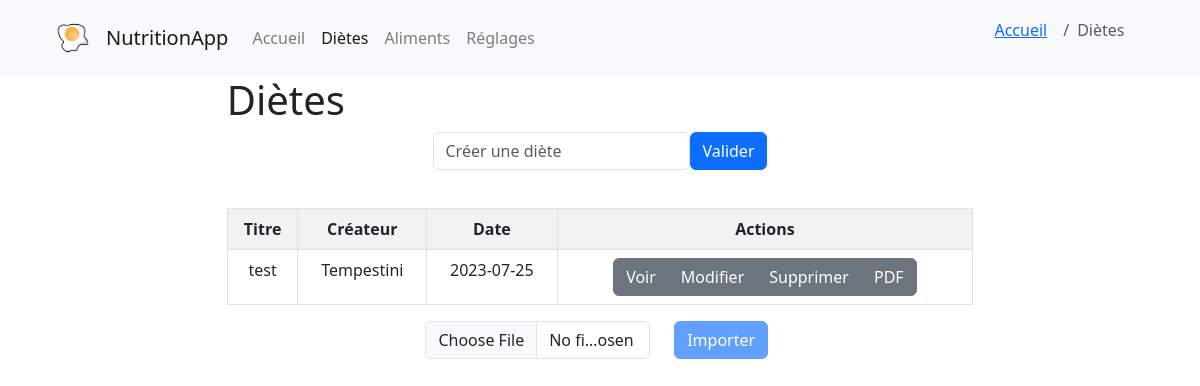
Before: /dietes with the older database file.
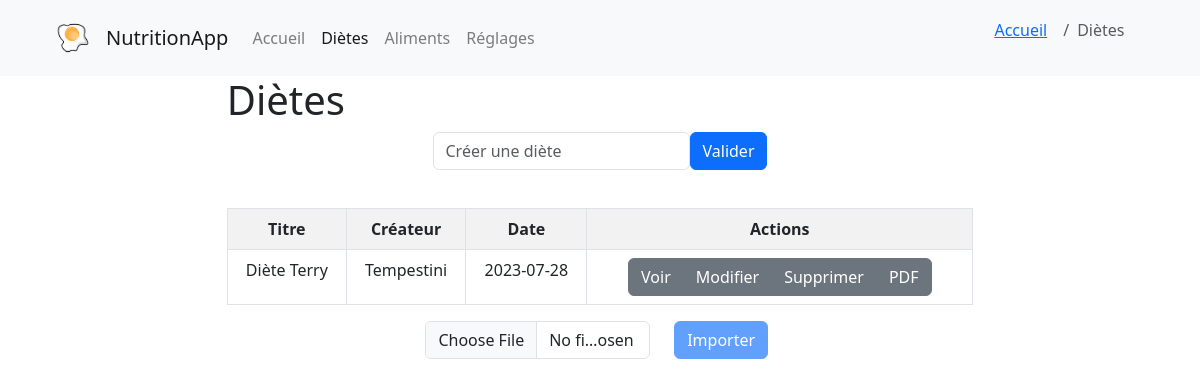
After: the same page with the newer database file.
### models/Diete.py (models this page shows, shortened)
class Diete(db.Model):
    id = db.Column(db.Integer, primary_key=True)
    titre_diete = db.Column(db.String(255), nullable=True) # nom de la diete
    createur = db.Column(db.Integer, db.ForeignKey('utilisateur.id'), nullable=True)
    date = db.Column(db.Date, nullable=True)
    createur_obj = db.relationship('Utilisateur', backref=db.backref('dietes'), foreign_keys=[createur])
    def get_all():
        return Diete.query.order_by(Diete.date.desc()).all()

### models/Utilisateur.py (models this page shows, shortened)
class Utilisateur(db.Model):
    id = db.Column(db.Integer, primary_key=True)
    nom = db.Column(db.String(255), nullable=True)
    prenom = db.Column(db.String(255), nullable=True)
    mail = db.Column(db.String(255), nullable=True)
    mdp = db.Column(db.String(255), nullable=True)
    age = db.Column(db.Integer, nullable=True)
    taille = db.Column(db.Integer, nullable=True)
    poids = db.Column(db.Integer, nullable=True)
    sexe = db.Column(db.String(255), nullable=True)
    diete = db.Column(db.Integer, db.ForeignKey('diete.id'))
    diete_obj = db.relationship('Diete', backref=db.backref('utilisateurs'), foreign_keys=[diete])

### controllers/diete.py (the view)
@app.route('/dietes')
def dietes():
    dietes = Diete.get_all()
    current_date = date.today().isoformat()
    utilisateur_courrant = Utilisateur.query.filter_by(id=1).first()
    return render_template('diete/dietes.html', dietes=dietes, date=current_date, utilisateur=utilisateur_courrant)

### templates/diete/dietes.html (shortened to what this page needs)
{% extends 'base.html' %}
{% block content %}
{% set page = 'dietes' %}
{% set place = ["accueil","dietes"] %}
{% with breadcrumb=place %}
    {% include "navbar.html" %}
{% endwith %}
<link rel="stylesheet" href="{{ url_for('static', filename='css/pages.css') }}">
<div class="content">
    <h1 class="title">{% block title %} Diètes {% endblock %}</h1>
    <div class="create_diet">
        <form action="{{ url_for('controllers.ajouter_diete') }}" method="POST" class="form-inline justify-content-center">
            <input type="text" id="titre" name="titre" class="form-control" placeholder="Créer une diète" required>
            <button type="submit" class="btn btn-primary">Valider</button>
        </form>
    </div>
    <div>
        <table class="table table-striped table-bordered">
            <tr class="text-center">
                <th>Titre</th>
                <th>Créateur</th>
                <th>Date</th>
                <th>Actions</th>
            </tr>
            {% for diete in dietes %}
            <tr>
                <td>{{ diete.titre_diete }}</td>
                <td>{{ diete.createur_obj.nom }}</td>
                <td>{{ diete.date }}</td>
                <td>
                    <div class="btn-group" role="group" aria-label="Basic example">
                        <a href="{{ url_for('controllers.voir_diete', id=diete.id) }}" class="btn btn-secondary">Voir</a>
                        <a href="{{ url_for('controllers.modifier_diete', id=diete.id) }}" class="btn btn-secondary">Modifier</a>
                        <a href="{{ url_for('controllers.supprimer_diete', id=diete.id) }}" class="btn btn-secondary">Supprimer</a>
                        <a href="{{ url_for('controllers.print_diete_pdf',id_diete=diete.id) }}" class="btn btn-secondary">PDF</a>
                    </div>
                </td>
            </tr>
            {% endfor %}
        </table>
    </div>
    <div class="container">
        <div class="row">
            <div class="col-md-8 offset-md-3">
                <form method="post" action="{{ url_for('controllers.importer_csv') }}" enctype="multipart/form-data">
                    <div class="row">
                        <div class="col-md-6">
                            <div class="mb-3">
                                <input class="form-control" type="file" id="fichier_csv" name="fichier_csv" onchange="checkFileSelected()">
                            </div>
                        </div>
                        <div class="col-md-6">
                            <button type="submit" class="btn btn-primary" id="bouton_importer" disabled>Importer</button>
                        </div>
                    </div>
                </form>
            </div>
        </div>
    </div>
</div>
{% endblock %}

Changed rows visible on the page:
changed Diete "Tempestini": titre_diete "test" → "Diète Terry"; date "2023-07-25" → "2023-07-28"
